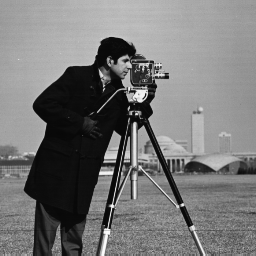
#> input picture Assign1/cameraman.tif, 256 x 256 px
$ python 3d-plotting_of_img.py
#> lines starting #> are read from the running program, lines starting #| are printed output that depends on the picture
import matplotlib.image as mpimg
from matplotlib import pyplot as plt
import numpy as np


img = mpimg.imread('cameraman.tif')
#> img is the input picture: shape (256, 256); min 7, max 253, mean 118.7

plt.figure()
plt.imshow(img, cmap = 'gray', vmin = 0, vmax = 255)
plt.show()
x,y = np.meshgrid(np.arange(img.shape[0]),np.arange( img.shape[1]))
fig = plt.figure()
ax = plt.axes(projection='3d')
ax.plot_surface(x,y, img, rstride=1, cstride=1,cmap='viridis', edgecolor='none')
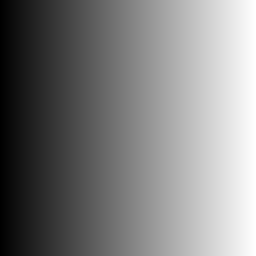
#> x: shape (256, 256) int64; min 0, max 255, mean 127.5
ax.set_xlabel('x')
ax.set_ylabel('y')
ax.set_zlabel('intensity');
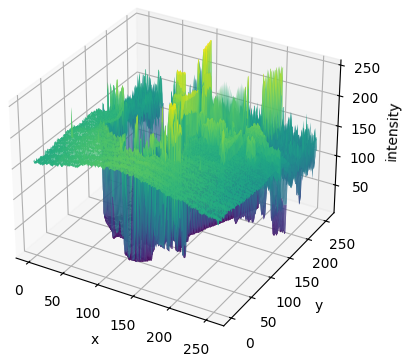
#> figure drawn by matplotlib, 1 panel
